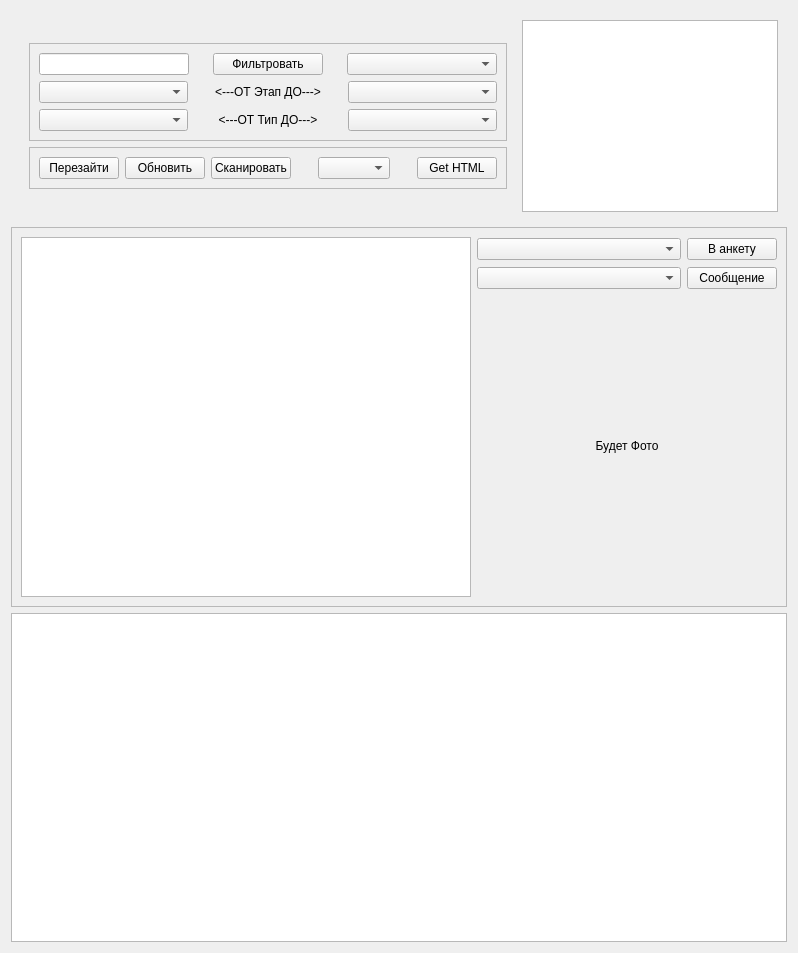
<?xml version="1.0" encoding="UTF-8"?>
<ui version="4.0">
 <class>Form</class>
 <widget class="QWidget" name="Form">
  <property name="geometry">
   <rect>
    <x>0</x>
    <y>0</y>
    <width>798</width>
    <height>953</height>
   </rect>
  </property>
  <property name="windowTitle">
   <string>Form</string>
  </property>
  <layout class="QVBoxLayout" name="verticalLayout_4">
   <item>
    <widget class="QWidget" name="widget_3" native="true">
     <property name="sizePolicy">
      <sizepolicy hsizetype="Preferred" vsizetype="Maximum">
       <horstretch>0</horstretch>
       <verstretch>0</verstretch>
      </sizepolicy>
     </property>
     <layout class="QHBoxLayout" name="horizontalLayout_5">
      <item>
       <widget class="QWidget" name="widget_2" native="true">
        <property name="sizePolicy">
         <sizepolicy hsizetype="Maximum" vsizetype="Maximum">
          <horstretch>0</horstretch>
          <verstretch>0</verstretch>
         </sizepolicy>
        </property>
        <property name="maximumSize">
         <size>
          <width>500</width>
          <height>16777215</height>
         </size>
        </property>
        <layout class="QVBoxLayout" name="verticalLayout_3">
         <item>
          <widget class="QFrame" name="frame">
           <property name="sizePolicy">
            <sizepolicy hsizetype="Preferred" vsizetype="Maximum">
             <horstretch>0</horstretch>
             <verstretch>0</verstretch>
            </sizepolicy>
           </property>
           <property name="frameShape">
            <enum>QFrame::StyledPanel</enum>
           </property>
           <property name="frameShadow">
            <enum>QFrame::Raised</enum>
           </property>
           <layout class="QVBoxLayout" name="verticalLayout">
            <item>
             <layout class="QHBoxLayout" name="horizontalLayout_3">
              <item>
               <widget class="QLineEdit" name="leFilter">
                <property name="minimumSize">
                 <size>
                  <width>150</width>
                  <height>0</height>
                 </size>
                </property>
               </widget>
              </item>
              <item>
               <spacer name="horizontalSpacer_2">
                <property name="orientation">
                 <enum>Qt::Horizontal</enum>
                </property>
                <property name="sizeHint" stdset="0">
                 <size>
                  <width>40</width>
                  <height>20</height>
                 </size>
                </property>
               </spacer>
              </item>
              <item>
               <widget class="QPushButton" name="pbPeopleFilter">
                <property name="sizePolicy">
                 <sizepolicy hsizetype="Maximum" vsizetype="Fixed">
                  <horstretch>0</horstretch>
                  <verstretch>0</verstretch>
                 </sizepolicy>
                </property>
                <property name="minimumSize">
                 <size>
                  <width>110</width>
                  <height>0</height>
                 </size>
                </property>
                <property name="text">
                 <string>Фильтровать</string>
                </property>
               </widget>
              </item>
              <item>
               <spacer name="horizontalSpacer_3">
                <property name="orientation">
                 <enum>Qt::Horizontal</enum>
                </property>
                <property name="sizeHint" stdset="0">
                 <size>
                  <width>40</width>
                  <height>20</height>
                 </size>
                </property>
               </spacer>
              </item>
              <item>
               <widget class="QComboBox" name="cbStatus">
                <property name="minimumSize">
                 <size>
                  <width>150</width>
                  <height>0</height>
                 </size>
                </property>
               </widget>
              </item>
             </layout>
            </item>
            <item>
             <layout class="QHBoxLayout" name="horizontalLayout_2">
              <item>
               <widget class="QComboBox" name="cbLinkFrom"/>
              </item>
              <item>
               <widget class="QLabel" name="label_2">
                <property name="text">
                 <string>&lt;---ОТ    Этап    ДО---&gt;</string>
                </property>
                <property name="alignment">
                 <set>Qt::AlignCenter</set>
                </property>
               </widget>
              </item>
              <item>
               <widget class="QComboBox" name="cbLinkTo"/>
              </item>
             </layout>
            </item>
            <item>
             <layout class="QHBoxLayout" name="horizontalLayout">
              <item>
               <widget class="QComboBox" name="cbPeopleFrom"/>
              </item>
              <item>
               <widget class="QLabel" name="label">
                <property name="text">
                 <string>&lt;---ОТ   Тип   ДО---&gt;</string>
                </property>
                <property name="alignment">
                 <set>Qt::AlignCenter</set>
                </property>
               </widget>
              </item>
              <item>
               <widget class="QComboBox" name="cbPeopleTo"/>
              </item>
             </layout>
            </item>
           </layout>
          </widget>
         </item>
         <item>
          <widget class="QFrame" name="frame_2">
           <property name="sizePolicy">
            <sizepolicy hsizetype="Preferred" vsizetype="Maximum">
             <horstretch>0</horstretch>
             <verstretch>0</verstretch>
            </sizepolicy>
           </property>
           <property name="frameShape">
            <enum>QFrame::StyledPanel</enum>
           </property>
           <property name="frameShadow">
            <enum>QFrame::Raised</enum>
           </property>
           <layout class="QHBoxLayout" name="horizontalLayout_4">
            <item>
             <widget class="QPushButton" name="pbReLogin">
              <property name="text">
               <string>Перезайти</string>
              </property>
             </widget>
            </item>
            <item>
             <widget class="QPushButton" name="pbRefresh">
              <property name="text">
               <string>Обновить</string>
              </property>
             </widget>
            </item>
            <item>
             <widget class="QPushButton" name="pbScan">
              <property name="text">
               <string>Сканировать</string>
              </property>
             </widget>
            </item>
            <item>
             <spacer name="horizontalSpacer_4">
              <property name="orientation">
               <enum>Qt::Horizontal</enum>
              </property>
              <property name="sizeHint" stdset="0">
               <size>
                <width>40</width>
                <height>20</height>
               </size>
              </property>
             </spacer>
            </item>
            <item>
             <widget class="QComboBox" name="cbHTML"/>
            </item>
            <item>
             <spacer name="horizontalSpacer">
              <property name="orientation">
               <enum>Qt::Horizontal</enum>
              </property>
              <property name="sizeHint" stdset="0">
               <size>
                <width>40</width>
                <height>20</height>
               </size>
              </property>
             </spacer>
            </item>
            <item>
             <widget class="QPushButton" name="pbGetHTML">
              <property name="text">
               <string>Get HTML</string>
              </property>
             </widget>
            </item>
           </layout>
          </widget>
         </item>
        </layout>
       </widget>
      </item>
      <item>
       <widget class="QTextEdit" name="textEdit">
        <property name="sizePolicy">
         <sizepolicy hsizetype="Minimum" vsizetype="Maximum">
          <horstretch>0</horstretch>
          <verstretch>0</verstretch>
         </sizepolicy>
        </property>
       </widget>
      </item>
     </layout>
    </widget>
   </item>
   <item>
    <widget class="QFrame" name="frame_3">
     <property name="sizePolicy">
      <sizepolicy hsizetype="Minimum" vsizetype="Fixed">
       <horstretch>0</horstretch>
       <verstretch>0</verstretch>
      </sizepolicy>
     </property>
     <property name="minimumSize">
      <size>
       <width>0</width>
       <height>380</height>
      </size>
     </property>
     <property name="maximumSize">
      <size>
       <width>16777215</width>
       <height>380</height>
      </size>
     </property>
     <property name="frameShape">
      <enum>QFrame::StyledPanel</enum>
     </property>
     <property name="frameShadow">
      <enum>QFrame::Raised</enum>
     </property>
     <layout class="QHBoxLayout" name="horizontalLayout_6">
      <item>
       <widget class="QTableWidget" name="tableWidget">
        <property name="sizePolicy">
         <sizepolicy hsizetype="Expanding" vsizetype="Maximum">
          <horstretch>0</horstretch>
          <verstretch>0</verstretch>
         </sizepolicy>
        </property>
        <property name="minimumSize">
         <size>
          <width>0</width>
          <height>360</height>
         </size>
        </property>
       </widget>
      </item>
      <item>
       <layout class="QVBoxLayout" name="verticalLayout_2">
        <item>
         <layout class="QHBoxLayout" name="horizontalLayout_7">
          <item>
           <widget class="QComboBox" name="cbLink"/>
          </item>
          <item>
           <widget class="QPushButton" name="pbToAnketa">
            <property name="maximumSize">
             <size>
              <width>90</width>
              <height>16777215</height>
             </size>
            </property>
            <property name="text">
             <string>В анкету</string>
            </property>
           </widget>
          </item>
         </layout>
        </item>
        <item>
         <layout class="QHBoxLayout" name="horizontalLayout_8">
          <item>
           <widget class="QComboBox" name="cbPeople"/>
          </item>
          <item>
           <widget class="QPushButton" name="pbToMessage">
            <property name="maximumSize">
             <size>
              <width>90</width>
              <height>16777215</height>
             </size>
            </property>
            <property name="text">
             <string>Сообщение</string>
            </property>
           </widget>
          </item>
         </layout>
        </item>
        <item>
         <widget class="QLabel" name="label_3">
          <property name="sizePolicy">
           <sizepolicy hsizetype="Preferred" vsizetype="Maximum">
            <horstretch>0</horstretch>
            <verstretch>0</verstretch>
           </sizepolicy>
          </property>
          <property name="minimumSize">
           <size>
            <width>300</width>
            <height>300</height>
           </size>
          </property>
          <property name="maximumSize">
           <size>
            <width>300</width>
            <height>300</height>
           </size>
          </property>
          <property name="text">
           <string>Будет Фото</string>
          </property>
          <property name="alignment">
           <set>Qt::AlignCenter</set>
          </property>
         </widget>
        </item>
       </layout>
      </item>
     </layout>
    </widget>
   </item>
   <item>
    <widget class="QTextBrowser" name="anketa_html">
     <property name="html">
      <string>&lt;!DOCTYPE HTML PUBLIC &quot;-//W3C//DTD HTML 4.0//EN&quot; &quot;http://www.w3.org/TR/REC-html40/strict.dtd&quot;&gt;
&lt;html&gt;&lt;head&gt;&lt;meta name=&quot;qrichtext&quot; content=&quot;1&quot; /&gt;&lt;style type=&quot;text/css&quot;&gt;
p, li { white-space: pre-wrap; }
&lt;/style&gt;&lt;/head&gt;&lt;body style=&quot; font-family:'Ubuntu'; font-size:11pt; font-weight:400; font-style:normal;&quot;&gt;
&lt;p style=&quot;-qt-paragraph-type:empty; margin-top:0px; margin-bottom:0px; margin-left:0px; margin-right:0px; -qt-block-indent:0; text-indent:0px;&quot;&gt;&lt;br /&gt;&lt;/p&gt;&lt;/body&gt;&lt;/html&gt;</string>
     </property>
    </widget>
   </item>
  </layout>
 </widget>
 <resources/>
 <connections/>
</ui>
